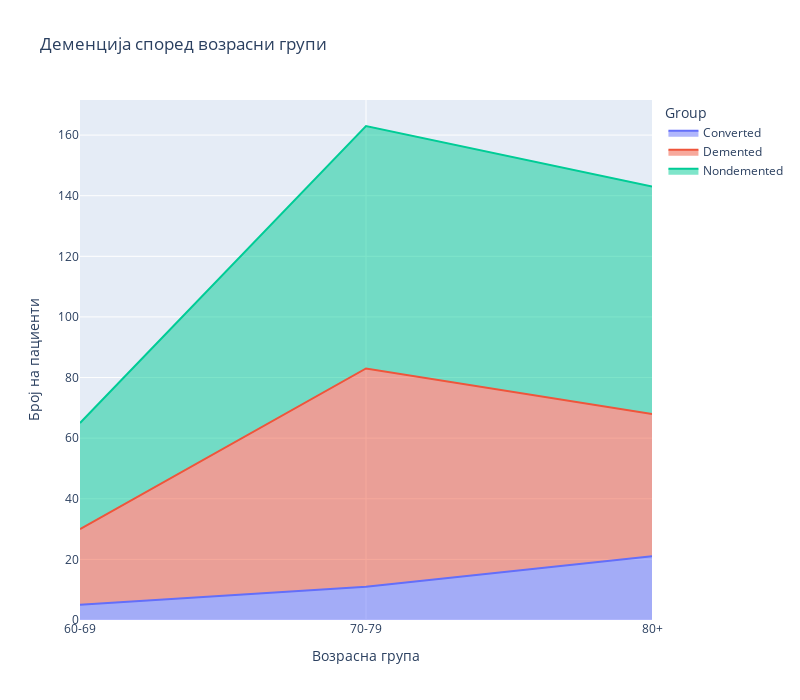

Here is the notebook cell this chart was saved with:
### Markdown cell above
### Групирање на податоците по  возрасни групи и графичко прикажување на трендовите за статусот на деменција

### Code cell
data = data.copy()
def create_age_groups(age):
    if age < 60:
        return '<60'
    elif age < 70:
        return '60-69'
    elif age < 80:
        return '70-79'
    else:
        return '80+'

data['age_group'] = data['Age'].apply(create_age_groups)

grouped = data.groupby(['age_group', 'Group']).size().reset_index(name='count').copy()
age_categories = ['<60', '60-69', '70-79', '80+']
grouped['age_group'] = pd.Categorical(grouped['age_group'], categories=age_categories, ordered=True)
grouped = grouped.sort_values('age_group')

fig = px.area(
    grouped,
    x='age_group',       
    y='count',          
    color='Group',       
    labels={
        'age_group': 'Возрасна група',
        'count': 'Број на пациенти'
    },
    title='Деменција според возрасни групи',
    width=800,
    height=700
)

fig.show()

### Figure 1 — Plotly figure (JSON) as saved in the notebook; plotly's stock layout.template omitted (floating-point values rounded to 4 significant figures)
{"data": [{"fillpattern": {"shape": ""}, "hovertemplate": "Group=Converted<br>Возрасна група=%{x}<br>Број на пациенти=%{y}<extra></extra>", "legendgroup": "Converted", "line": {"color": "#636efa"}, "marker": {"symbol": "circle"}, "mode": "lines", "name": "Converted", "orientation": "v", "showlegend": true, "stackgroup": "1", "type": "scatter", "x": ["60-69", "70-79", "80+"], "xaxis": "x", "y": [5, 11, 21], "yaxis": "y"}, {"fillpattern": {"shape": ""}, "hovertemplate": "Group=Demented<br>Возрасна група=%{x}<br>Број на пациенти=%{y}<extra></extra>", "legendgroup": "Demented", "line": {"color": "#EF553B"}, "marker": {"symbol": "circle"}, "mode": "lines", "name": "Demented", "orientation": "v", "showlegend": true, "stackgroup": "1", "type": "scatter", "x": ["60-69", "70-79", "80+"], "xaxis": "x", "y": [25, 72, 47], "yaxis": "y"}, {"fillpattern": {"shape": ""}, "hovertemplate": "Group=Nondemented<br>Возрасна група=%{x}<br>Број на пациенти=%{y}<extra></extra>", "legendgroup": "Nondemented", "line": {"color": "#00cc96"}, "marker": {"symbol": "circle"}, "mode": "lines", "name": "Nondemented", "orientation": "v", "showlegend": true, "stackgroup": "1", "type": "scatter", "x": ["60-69", "70-79", "80+"], "xaxis": "x", "y": [35, 80, 75], "yaxis": "y"}], "layout": {"height": 700, "legend": {"title": {"text": "Group"}, "tracegroupgap": 0}, "title": {"text": "Деменција според возрасни групи"}, "width": 800, "xaxis": {"anchor": "y", "autorange": true, "domain": [0, 1], "range": [0, 2], "title": {"text": "Возрасна група"}, "type": "category"}, "yaxis": {"anchor": "x", "autorange": true, "domain": [0, 1], "range": [0, 171.6], "title": {"text": "Број на пациенти"}, "type": "linear"}}}
